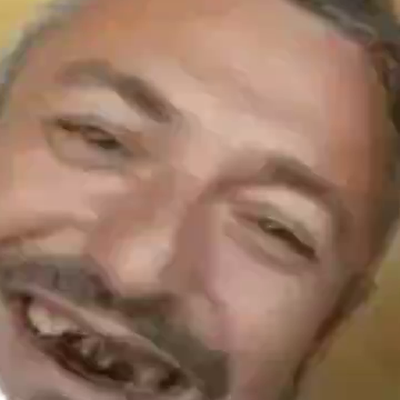
#> input picture assets/faces/left/f_000.png, 400 x 400 px, found by its file name; its folder holds only this picture in this run
$ python seg_grabcut.py
#> lines starting #> are read from the running program, lines starting #| are printed output that depends on the picture; after the words box and inside, x2 and y2 are one past the last pixel; in counts of white or black regions, pixels touching at a corner belong together
#> further down, im is the input picture: PIL image 400x400 RGB; mean R, G, B 150.5, 116.8, 96.9
"""Segment faces using OpenCV GrabCut with a rectangular foreground hint.

GrabCut is iterative and uses texture + color + spatial priors, which
handles the skin-vs-yellow-wall ambiguity much better than raw color
distance. We seed it with a rectangle that covers the face (inner 80% of
the crop, leaving the corners as probable background)."""
import os
import cv2
import numpy as np
from PIL import Image, ImageFilter

src = r"D:\dsh workspace\dsh test project\assets\faces"
out = r"D:\dsh workspace\dsh test project\assets\faces_alpha"
os.makedirs(out, exist_ok=True)

def segment_grabcut(arr, n_iter=5):
#> called with n_iter = 5
    h, w = arr.shape[:2]
#> h = 400; w = 400
    bgr = cv2.cvtColor(arr, cv2.COLOR_RGB2BGR)
    # Rectangle: inner 78% of the crop (face is centered, wall at corners)
    margin_x = int(w * 0.11)
#> margin_x = 44
    margin_y = int(h * 0.11)
#> margin_y = 44
    rect = (margin_x, margin_y, w - 2*margin_x, h - 2*margin_y)
#> rect = (44, 44, 312, 312)
    mask = np.zeros((h, w), np.uint8)
    # Initial mask: inside rect = probable FG, outside = probable BG
    mask[:] = cv2.GC_BGD
    mask[rect[1]:rect[1]+rect[3], rect[0]:rect[0]+rect[2]] = cv2.GC_PR_FGD
    bgd = np.zeros((1, 65), np.float64)
    fgd = np.zeros((1, 65), np.float64)
    cv2.grabCut(bgr, mask, rect, bgd, fgd, n_iter, cv2.GC_INIT_WITH_RECT)
    # FG where mask is GC_FGD or GC_PR_FGD
    fg = np.where((mask == cv2.GC_FGD) | (mask == cv2.GC_PR_FGD), 255, 0).astype(np.uint8)
    # Feather
    m = Image.fromarray(fg)
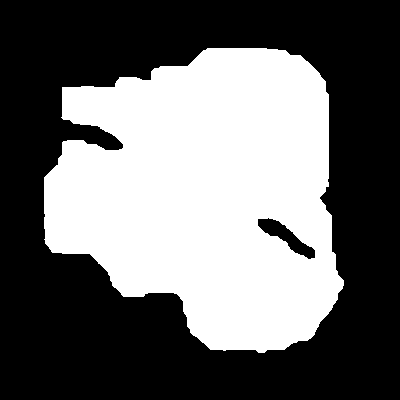
#> m: PIL image 400x400 L; 41.6% white; 1 white region, box (x1, y1, x2, y2) and area: (44, 48, 344, 353) 66589
    m = m.filter(ImageFilter.GaussianBlur(2))
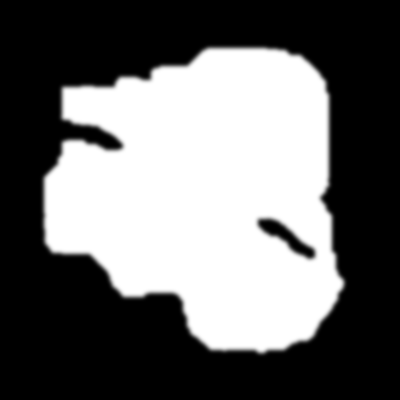
#> m: PIL image 400x400 L; min 0, max 255, mean 106.1
    return Image.fromarray(np.dstack([arr, np.array(m)]), "RGBA")
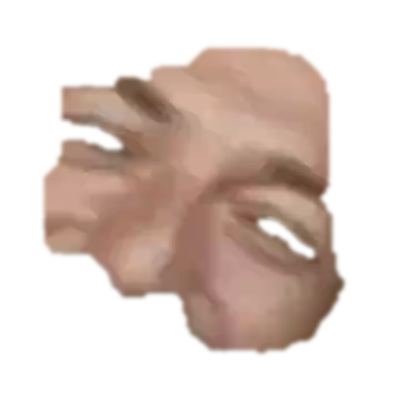
#> returned value: PIL image 400x400 RGBA; mean R, G, B, A 150.5, 116.8, 96.9, 106.1; transparent parts drawn white

for name in ("left", "right"):
    for i in (0, 27, 53):
#> (the run stopped early here; a loop or call above may not have finished)

$ run again, on assets/faces/right/f_000.png
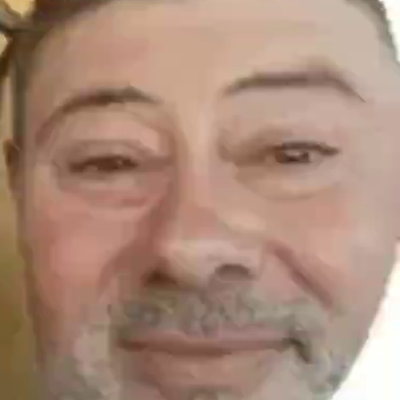
#> input picture assets/faces/right/f_000.png, 400 x 400 px, found by its file name
#> im is the input picture: PIL image 400x400 RGB; mean R, G, B 169.9, 138.1, 120.5
#> in segment_grabcut, `m = Image.fromarray(fg)`:
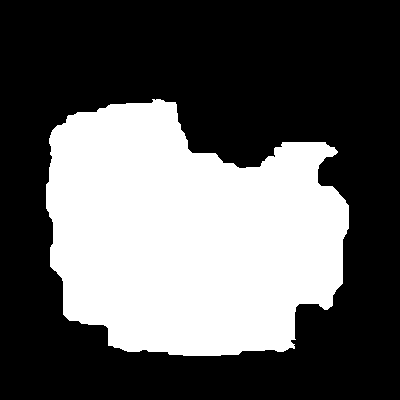
#> m: PIL image 400x400 L; 36.9% white; 1 white region, box (x1, y1, x2, y2) and area: (46, 99, 349, 356) 59070
#> in segment_grabcut, `return Image.fromarray(np.dstack([arr, np.array(m)]), "RGBA")`:
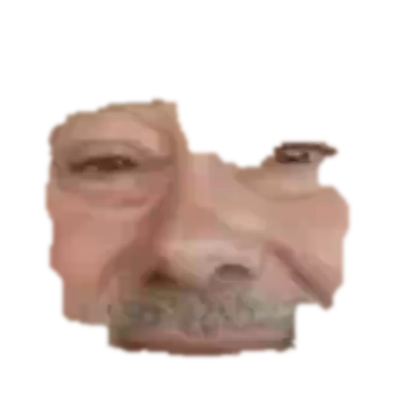
#> returned value: PIL image 400x400 RGBA; mean R, G, B, A 169.9, 138.1, 120.5, 94.1; transparent parts drawn white
